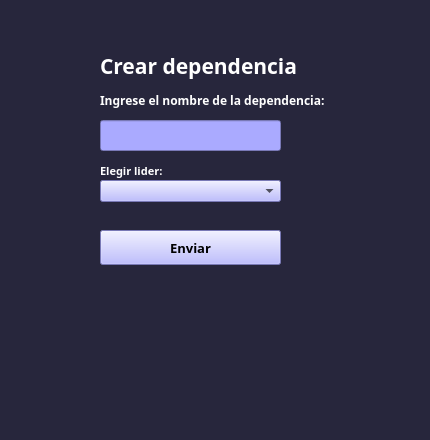
<?xml version="1.0" encoding="UTF-8"?>
<ui version="4.0">
 <class>form_window</class>
 <widget class="QWidget" name="form_window">
  <property name="geometry">
   <rect>
    <x>0</x>
    <y>0</y>
    <width>430</width>
    <height>440</height>
   </rect>
  </property>
  <property name="minimumSize">
   <size>
    <width>430</width>
    <height>440</height>
   </size>
  </property>
  <property name="maximumSize">
   <size>
    <width>430</width>
    <height>500</height>
   </size>
  </property>
  <property name="windowTitle">
   <string>Agregar Dependencia</string>
  </property>
  <property name="styleSheet">
   <string notr="true">background-color:#27263c;</string>
  </property>
  <widget class="QWidget" name="centralwidget" native="true">
   <property name="geometry">
    <rect>
     <x>40</x>
     <y>30</y>
     <width>361</width>
     <height>341</height>
    </rect>
   </property>
   <widget class="QLineEdit" name="input_dependencia_nombre">
    <property name="geometry">
     <rect>
      <x>60</x>
      <y>90</y>
      <width>181</width>
      <height>31</height>
     </rect>
    </property>
    <property name="minimumSize">
     <size>
      <width>0</width>
      <height>25</height>
     </size>
    </property>
    <property name="styleSheet">
     <string notr="true">background:rgb(170, 170, 255);</string>
    </property>
    <property name="maxLength">
     <number>25</number>
    </property>
   </widget>
   <widget class="QLabel" name="label">
    <property name="geometry">
     <rect>
      <x>60</x>
      <y>20</y>
      <width>301</width>
      <height>31</height>
     </rect>
    </property>
    <property name="font">
     <font>
      <family>Candara</family>
      <pointsize>16</pointsize>
      <weight>75</weight>
      <italic>false</italic>
      <bold>true</bold>
      <underline>false</underline>
     </font>
    </property>
    <property name="styleSheet">
     <string notr="true">color:white;</string>
    </property>
    <property name="text">
     <string>Crear dependencia</string>
    </property>
   </widget>
   <widget class="QLabel" name="label_2">
    <property name="geometry">
     <rect>
      <x>60</x>
      <y>60</y>
      <width>311</width>
      <height>21</height>
     </rect>
    </property>
    <property name="font">
     <font>
      <family>Candara</family>
      <weight>75</weight>
      <bold>true</bold>
     </font>
    </property>
    <property name="styleSheet">
     <string notr="true">color:white;</string>
    </property>
    <property name="text">
     <string>Ingrese el nombre de la dependencia:</string>
    </property>
   </widget>
   <widget class="QLabel" name="label_3">
    <property name="geometry">
     <rect>
      <x>60</x>
      <y>130</y>
      <width>301</width>
      <height>21</height>
     </rect>
    </property>
    <property name="font">
     <font>
      <family>Candara</family>
      <pointsize>8</pointsize>
      <weight>75</weight>
      <bold>true</bold>
     </font>
    </property>
    <property name="styleSheet">
     <string notr="true">color:white;</string>
    </property>
    <property name="text">
     <string>Elegir lider:</string>
    </property>
   </widget>
   <widget class="QPushButton" name="enviar_dependencia">
    <property name="geometry">
     <rect>
      <x>60</x>
      <y>200</y>
      <width>181</width>
      <height>35</height>
     </rect>
    </property>
    <property name="minimumSize">
     <size>
      <width>0</width>
      <height>35</height>
     </size>
    </property>
    <property name="maximumSize">
     <size>
      <width>16777215</width>
      <height>35</height>
     </size>
    </property>
    <property name="font">
     <font>
      <family>Candara</family>
      <pointsize>10</pointsize>
      <weight>75</weight>
      <bold>true</bold>
     </font>
    </property>
    <property name="cursor">
     <cursorShape>PointingHandCursor</cursorShape>
    </property>
    <property name="styleSheet">
     <string notr="true">background:rgb(170, 170, 255);</string>
    </property>
    <property name="text">
     <string>Enviar</string>
    </property>
   </widget>
   <widget class="QComboBox" name="elegir_lider">
    <property name="geometry">
     <rect>
      <x>60</x>
      <y>150</y>
      <width>181</width>
      <height>22</height>
     </rect>
    </property>
    <property name="styleSheet">
     <string notr="true">background:rgb(170, 170, 255);</string>
    </property>
   </widget>
  </widget>
  <widget class="QMenuBar" name="menubar">
   <property name="geometry">
    <rect>
     <x>0</x>
     <y>0</y>
     <width>320</width>
     <height>22</height>
    </rect>
   </property>
  </widget>
  <widget class="QStatusBar" name="statusbar">
   <property name="geometry">
    <rect>
     <x>0</x>
     <y>0</y>
     <width>3</width>
     <height>18</height>
    </rect>
   </property>
  </widget>
 </widget>
 <resources/>
 <connections/>
</ui>
